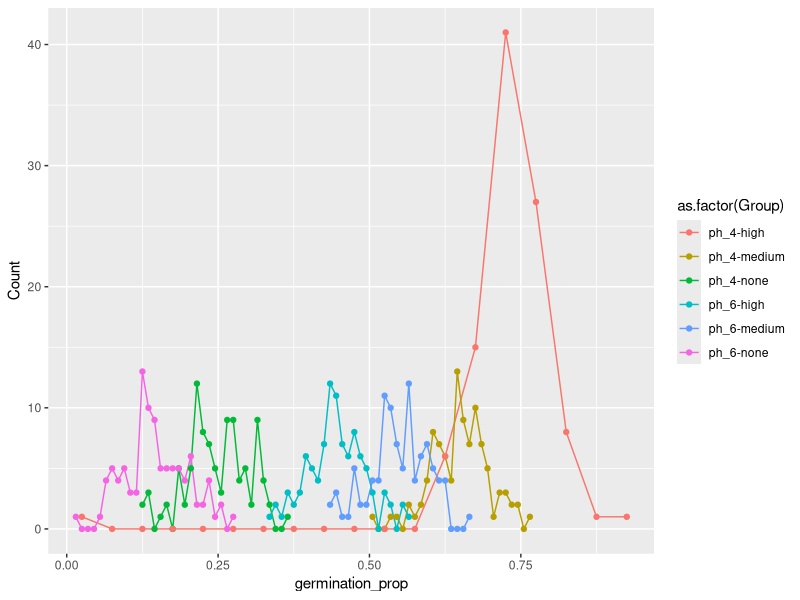

Recreate this plot in R.

# Load the ggplot2 library
library(ggplot2)

# Read in the CSV file as a dataframe
data <- read.csv("Byblis.csv")

unique_combinations <- data.frame(unique(data[c("pH_level", "fire_temp")]))

plot_data <- data.frame()
sub_rows <- 0

num_bins <- 30
combination_list <- c()  # Initialize an empty list

for (i in 1:nrow(unique_combinations)) {
    # Combine the columns into a single string
    combination <- paste(unique_combinations[i, "pH_level"], unique_combinations[i, "fire_temp"], sep = "-")
    
    # Subset the data based on the current combination
    subset <- data[(data$pH_level == unique_combinations[i,1]),]
    subset <- na.omit(subset[(data$fire_temp == unique_combinations[i,2]),])
    sub_rows <- sub_rows + nrow(subset)
    hist_result <- hist(subset$germination_prop, 
                        breaks = num_bins, 
                        plot = FALSE)

    bin_counts <- hist_result$counts
    bin_mids <- hist_result$mids

    plot_data <- rbind(plot_data, data.frame(germination_prop = bin_mids, 
                                             Count = bin_counts, 
                                             Group = combination))
}



means <- aggregate(Count ~ Group, data = plot_data, FUN = mean)

plot <- ggplot(data = plot_data, 
                aes(x = germination_prop, y = Count, color = as.factor(Group))) +
    geom_line() +
    geom_point()



ggsave(paste("over_dist/","plots/", " smoothed-germination_prop_distribution-all_pH_&_fire.png"))
